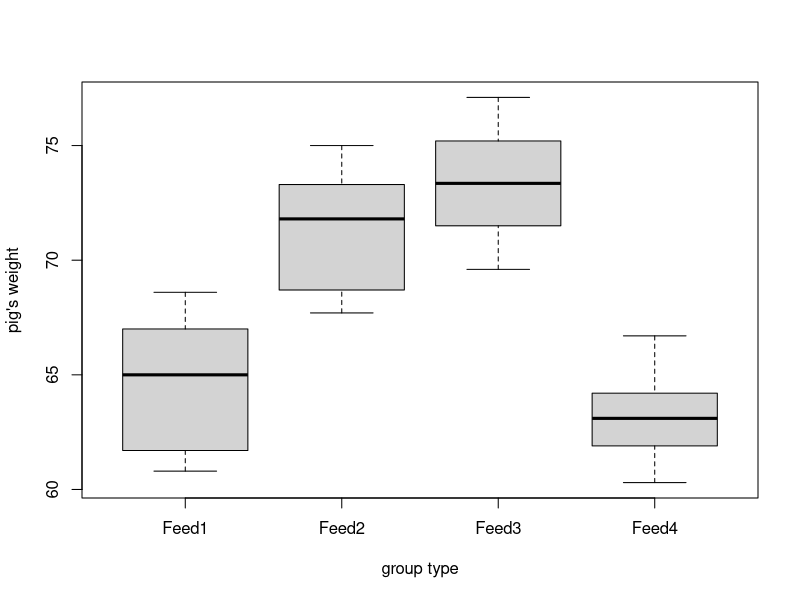

Generate this figure with R:
feed <- read.csv(file = 'practcing_R_analysis/data_files/feed.csv',
                   header = TRUE)
feed$Feed3 <- ifelse(!is.na(feed$Feed3),feed$Feed3, round(mean(feed$Feed3, na.rm=TRUE), 2))

# 사료 종류별 상자그림
boxplot(feed, xlab = "group type", ylab = "pig's weight")

# 일원분산분석
group_mean <- apply(feed, 2, mean)
for_anova <-function(data)
{
  fix_data <- data.frame()
  count <- 1
  for( i in 1:nrow(data)){
    for(j in 1:ncol(data)){
      fix_data[count, 1] <- data[i, j]
      fix_data[count, 2] <- dimnames(feed[j])[[2]]
      count <- count+1
    }
  }
  return(fix_data)
}
feed_fix <- for_anova(feed)
anova<-aov(V1~V2, data = feed_fix)
summary(anova)